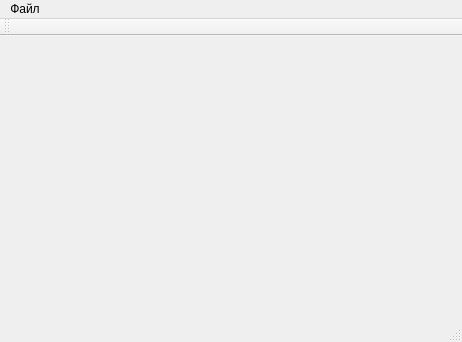
<?xml version="1.0" encoding="UTF-8"?>
<ui version="4.0">
 <class>MainWindow</class>
 <widget class="QMainWindow" name="MainWindow">
  <property name="geometry">
   <rect>
    <x>0</x>
    <y>0</y>
    <width>462</width>
    <height>342</height>
   </rect>
  </property>
  <property name="windowTitle">
   <string>MainWindow</string>
  </property>
  <widget class="QWidget" name="centralWidget">
   <layout class="QVBoxLayout" name="verticalLayout">
    <item>
     <widget class="QTabWidget" name="tabWidget">
      <property name="tabShape">
       <enum>QTabWidget::Triangular</enum>
      </property>
      <property name="currentIndex">
       <number>-1</number>
      </property>
      <property name="documentMode">
       <bool>true</bool>
      </property>
      <property name="tabsClosable">
       <bool>true</bool>
      </property>
      <property name="movable">
       <bool>true</bool>
      </property>
     </widget>
    </item>
   </layout>
  </widget>
  <widget class="QMenuBar" name="menuBar">
   <property name="geometry">
    <rect>
     <x>0</x>
     <y>0</y>
     <width>462</width>
     <height>23</height>
    </rect>
   </property>
   <widget class="QMenu" name="menu">
    <property name="title">
     <string>Файл</string>
    </property>
    <addaction name="newProject"/>
    <addaction name="openProject"/>
   </widget>
   <addaction name="menu"/>
  </widget>
  <widget class="QToolBar" name="mainToolBar">
   <attribute name="toolBarArea">
    <enum>TopToolBarArea</enum>
   </attribute>
   <attribute name="toolBarBreak">
    <bool>false</bool>
   </attribute>
  </widget>
  <widget class="QStatusBar" name="statusBar"/>
  <action name="newProject">
   <property name="text">
    <string>Новый проект</string>
   </property>
  </action>
  <action name="openProject">
   <property name="text">
    <string>Открыть проект</string>
   </property>
  </action>
 </widget>
 <layoutdefault spacing="6" margin="11"/>
 <resources/>
 <connections/>
</ui>
